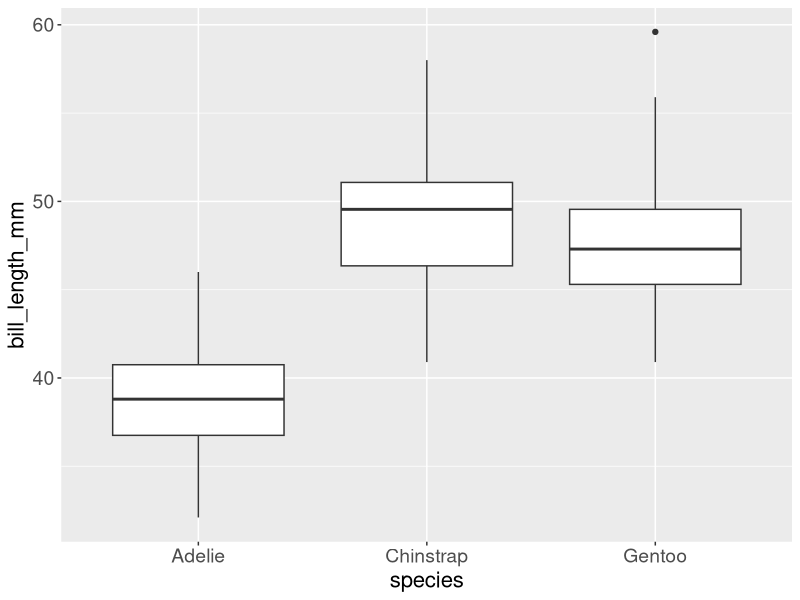
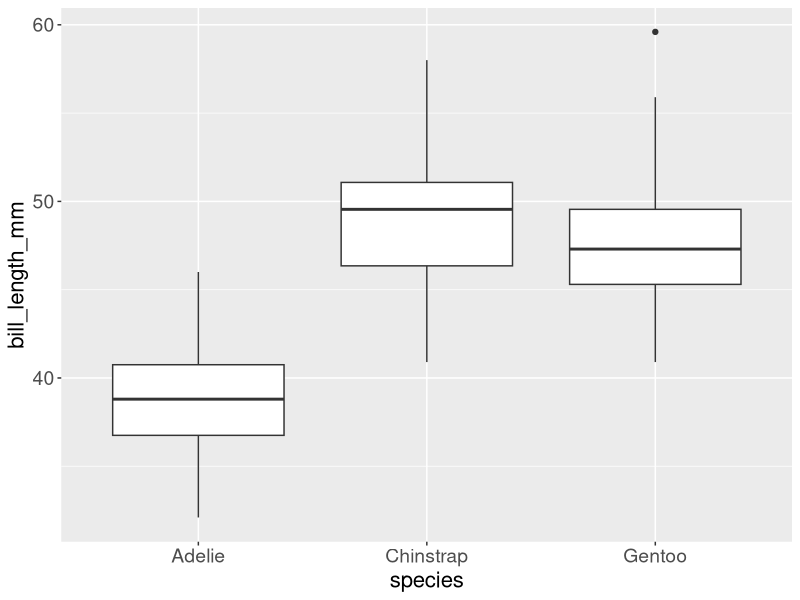

Generate these figures, in order, with R:

            library(ggplot2)
            library(palmerpenguins)
            built_answer <- tryCatch(
                {
                    set.seed(42)
                    ggplot(penguins, aes(x = species, y = bill_length_mm)) + geom_boxplot() + theme(axis.text = element_text(size = 14), axis.title = element_text(size = 16))
                    suppressWarnings(
                        if (!file.exists("/sandbox/figures/bill-length_species_boxplot_font_size_axis_answer.png")) {
                            ggsave(
                                width = 3,
                                height = 3,
                                "/sandbox/figures/bill-length_species_boxplot_font_size_axis_answer.png"
                            )
                        }
                    )
                    suppressWarnings(
                        ggplot_build(last_plot())
                    )
                },
                error = function(e) {
                    'ERROR'
                }
            )
            built_submission <- tryCatch(
                {
                    set.seed(42)
                    ggplot(penguins, aes(x = species, y = bill_length_mm)) +
  geom_boxplot() +
  theme(axis.text = element_text(size = 14),
        axis.title = element_text(size = 16))
                    suppressWarnings(
                        ggsave(
                            width = 3,
                            height = 3,
                            "figures/bill-length_species_boxplot_font_size_axis_submission_ministral.png"
                        )
                    )
                    suppressWarnings(
                        ggplot_build(last_plot())
                    )
                },
                error = function(e) {
                    'ERROR'
                }
            )
            cat(isTRUE(all.equal(built_answer, built_submission)))
        
